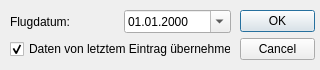
<?xml version="1.0" encoding="UTF-8"?>
<ui version="4.0">
 <class>apisNewFilmDialog</class>
 <widget class="QDialog" name="apisNewFilmDialog">
  <property name="geometry">
   <rect>
    <x>0</x>
    <y>0</y>
    <width>320</width>
    <height>70</height>
   </rect>
  </property>
  <property name="minimumSize">
   <size>
    <width>320</width>
    <height>70</height>
   </size>
  </property>
  <property name="maximumSize">
   <size>
    <width>320</width>
    <height>70</height>
   </size>
  </property>
  <property name="windowTitle">
   <string>Neuer Film</string>
  </property>
  <property name="locale">
   <locale language="German" country="Austria"/>
  </property>
  <property name="modal">
   <bool>true</bool>
  </property>
  <widget class="QDialogButtonBox" name="uiButtonBox">
   <property name="geometry">
    <rect>
     <x>240</x>
     <y>10</y>
     <width>75</width>
     <height>52</height>
    </rect>
   </property>
   <property name="orientation">
    <enum>Qt::Vertical</enum>
   </property>
   <property name="standardButtons">
    <set>QDialogButtonBox::Cancel|QDialogButtonBox::Ok</set>
   </property>
  </widget>
  <widget class="QWidget" name="gridLayoutWidget">
   <property name="geometry">
    <rect>
     <x>10</x>
     <y>10</y>
     <width>221</width>
     <height>51</height>
    </rect>
   </property>
   <layout class="QGridLayout" name="gridLayout">
    <item row="0" column="0">
     <widget class="QLabel" name="uiFlightDateLbl">
      <property name="text">
       <string>Flugdatum:</string>
      </property>
     </widget>
    </item>
    <item row="0" column="1">
     <widget class="QDateEdit" name="uiFlightDate">
      <property name="displayFormat">
       <string>dd.MM.yyyy</string>
      </property>
      <property name="calendarPopup">
       <bool>true</bool>
      </property>
     </widget>
    </item>
    <item row="1" column="0" colspan="2">
     <widget class="QCheckBox" name="uiUseLastEntryChk">
      <property name="text">
       <string>Daten von letztem Eintrag übernehmen</string>
      </property>
      <property name="checked">
       <bool>true</bool>
      </property>
     </widget>
    </item>
   </layout>
  </widget>
 </widget>
 <resources/>
 <connections>
  <connection>
   <sender>uiButtonBox</sender>
   <signal>accepted()</signal>
   <receiver>apisNewFilmDialog</receiver>
   <slot>accept()</slot>
   <hints>
    <hint type="sourcelabel">
     <x>314</x>
     <y>24</y>
    </hint>
    <hint type="destinationlabel">
     <x>157</x>
     <y>69</y>
    </hint>
   </hints>
  </connection>
  <connection>
   <sender>uiButtonBox</sender>
   <signal>rejected()</signal>
   <receiver>apisNewFilmDialog</receiver>
   <slot>reject()</slot>
   <hints>
    <hint type="sourcelabel">
     <x>314</x>
     <y>30</y>
    </hint>
    <hint type="destinationlabel">
     <x>286</x>
     <y>69</y>
    </hint>
   </hints>
  </connection>
 </connections>
</ui>
